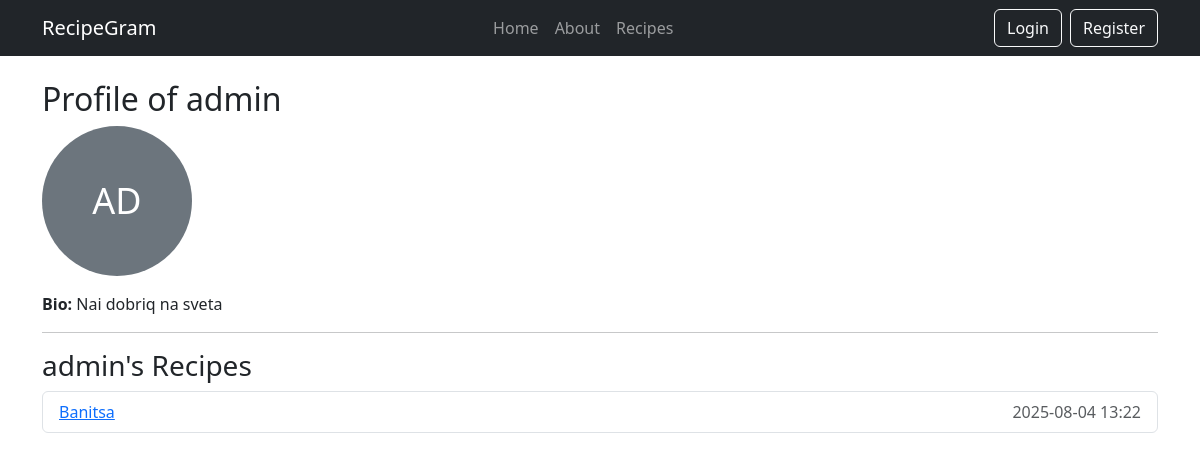
Before: /accounts/admin/ with the older database file.
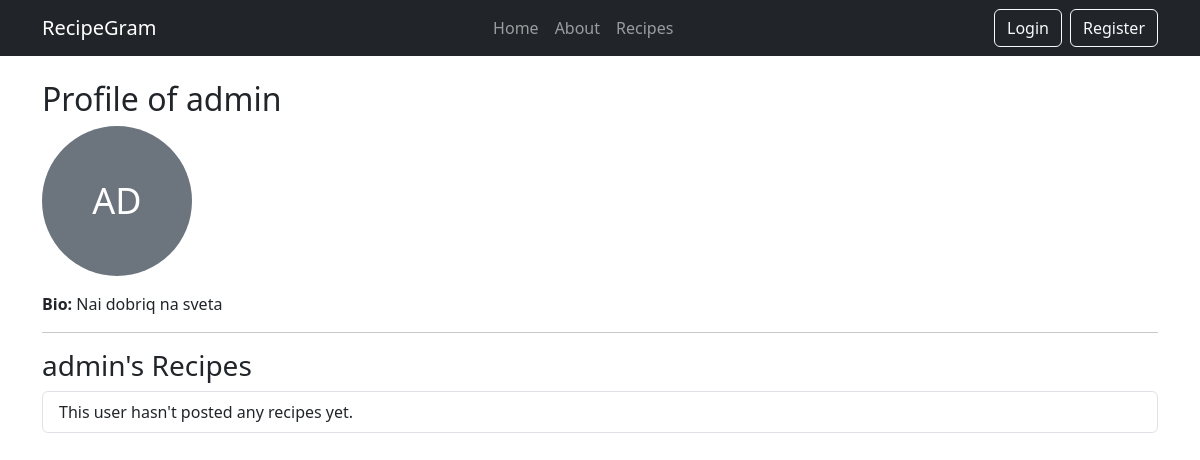
After: the same page with the newer database file.
### recipes/models.py (models this page shows, shortened)
class Recipe(models.Model):
    title = models.CharField(max_length=100)
    description = models.TextField(blank=True, null=True)
    image = models.ImageField(upload_to='recipes/')
    cooking_time = models.PositiveIntegerField(help_text="Time in minutes")
    created_at = models.DateTimeField(auto_now_add=True)
    category = models.ForeignKey(Category, on_delete=models.SET_NULL, null=True)
    owner = models.ForeignKey(User, on_delete=models.CASCADE, related_name='recipes')

### accounts/views.py (the view)
# urls.py: path('<str:username>/', views.public_profile_view, name='public-profile'),
def public_profile_view(request, username):
    user = get_object_or_404(User, username=username)
    recipes = Recipe.objects.filter(owner=user)
    return render(request, 'accounts/public_profile.html', {
        'profile_user': user,
        'recipes': recipes,
    })

### templates/accounts/public_profile.html
{% extends 'base.html' %}
{% block content %}
<h2>Profile of {{ profile_user.username }}</h2>
{% if profile_user.userprofile.profile_picture %}
    <img src="{{ profile_user.userprofile.profile_picture.url }}" class="img-thumbnail mb-3" style="max-width: 200px;" alt="Profile Picture">
{% else %}
    <div class="bg-secondary text-white rounded-circle d-flex align-items-center justify-content-center mb-3"
         style="width: 150px; height: 150px; font-size: 36px;">
        {{ profile_user.username|first|upper }}{{ profile_user.username|slice:"1:2"|upper }}
    </div>
{% endif %}
{% if profile_user.userprofile.bio %}
    <p><strong>Bio:</strong> {{ profile_user.userprofile.bio }}</p>
{% endif %}
<hr>
<h3>{{ profile_user.username }}'s Recipes</h3>
<ul class="list-group">
    {% for recipe in recipes %}
        <li class="list-group-item d-flex justify-content-between align-items-center">
            <a href="{% url 'recipe-detail' recipe.pk %}">{{ recipe.title }}</a>
            <span class="text-muted">{{ recipe.created_at|date:"Y-m-d H:i" }}</span>
        </li>
    {% empty %}
        <li class="list-group-item">This user hasn't posted any recipes yet.</li>
    {% endfor %}
</ul>
{% endblock %}

Changed rows visible on the page:
removed Recipe: title "Banitsa", created_at "2025-08-04 13:22"
Other visible differences:
text now shown: "This user hasn't posted any recipes yet."
